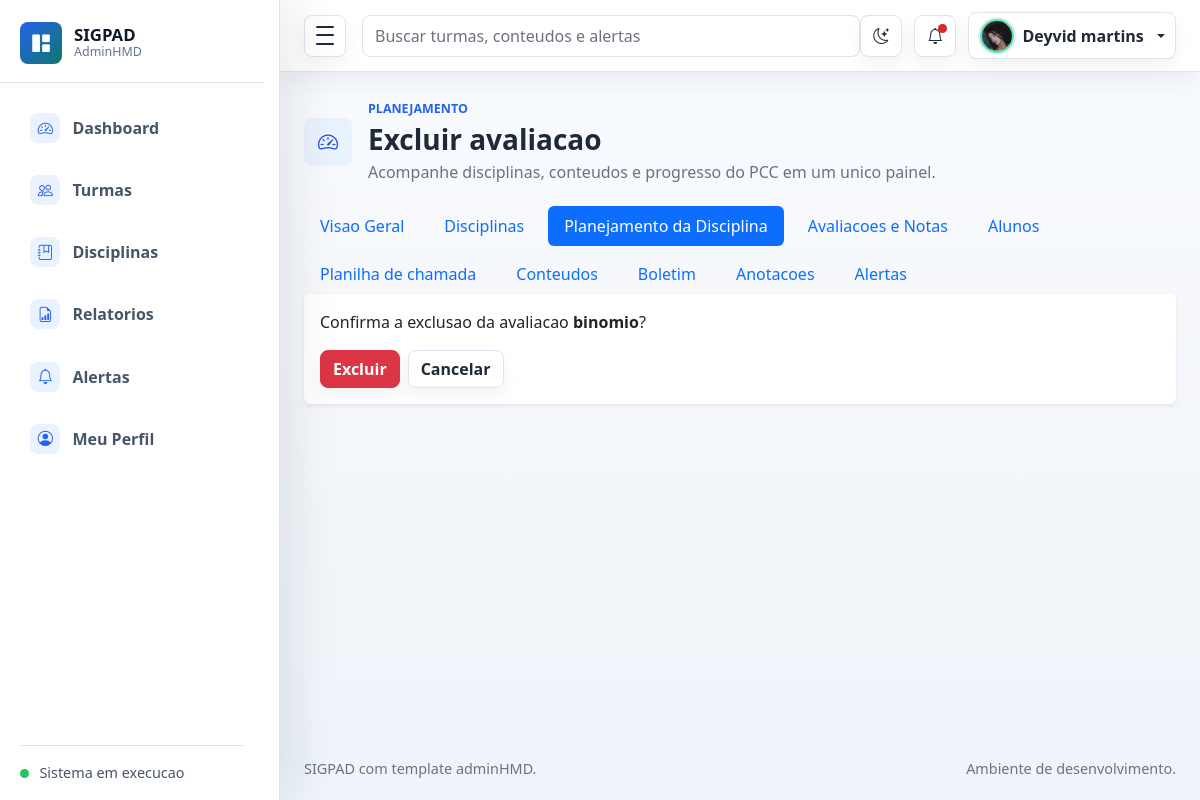
/turmas/3/avaliacoes/deletar/12/ (signed in), run on the app's committed database.
### planejamento/models.py (models this page shows, shortened)
class PerfilUsuario(models.Model):
    usuario = models.OneToOneField(User, verbose_name='usuario', on_delete=models.CASCADE)
    foto = models.ImageField('foto', upload_to='usuarios/fotos/', blank=True, null=True)
    created_at = models.DateTimeField('criado em', auto_now_add=True)
    class Meta:
        verbose_name = 'Perfil de usuario'
        verbose_name_plural = 'Perfis de usuarios'
        ordering = ['usuario__username']

class ProcessoAvaliativo(models.Model):
    STATUS_CHOICES = [
        ('A_REALIZAR', 'A realizar'),
        ('EM_ANDAMENTO', 'Em andamento'),
        ('CORRIGIDA', 'Corrigida'),
        ('FINALIZADA', 'Finalizada'),
    ]
    turma = models.ForeignKey(
        Turma,
        verbose_name='turma',
        on_delete=models.CASCADE,
        related_name='processos_avaliativos',
    )
    disciplina = models.ForeignKey(
        Disciplina,
        verbose_name='disciplina',
        on_delete=models.CASCADE,
        related_name='processos_avaliativos',
    )
    titulo = models.CharField('titulo', max_length=150)
    descricao = models.TextField('conteudo aplicado', blank=True, null=True)
    observacao = models.TextField('observacao', blank=True, null=True)
    tipo = models.CharField('tipo', max_length=100)
    valor_maximo = models.DecimalField('valor maximo', max_digits=5, decimal_places=2)
    tipo_periodo = models.CharField(
        'tipo de periodo',
        max_length=20,
        choices=ConteudoProgramatico.TIPO_PERIODO_CHOICES,
        null=True,
        blank=True,
    )
    periodo = models.CharField(
        'periodo',
        max_length=20,
        choices=ConteudoProgramatico.PERIODO_CHOICES,
        null=True,
        blank=True,
    )
    data_abertura = models.DateField('data de abertura', blank=True, null=True)
    data_fechamento = models.DateField('data de fechamento', blank=True, null=True)
    status = models.CharField('status', max_length=20, choices=STATUS_CHOICES, default='A_REALIZAR')
    arquivo = models.FileField('arquivo', upload_to='atividades/', blank=True, null=True)
    data = models.DateField('data', blank=True, null=True)
    created_at = models.DateTimeField('criado em', auto_now_add=True)
    class Meta:
        verbose_name = 'Processo avaliativo'
        verbose_name_plural = 'Processos avaliativos'
        ordering = ['-data', 'disciplina__nome', 'titulo']

### planejamento/views.py (the view)
# urls.py: path('turmas/<int:turma_id>/avaliacoes/deletar/<int:id>/', views.avaliacao_deletar, name='avaliacao_deletar'),
@login_required
def avaliacao_deletar(request, turma_id, id):
    turma = get_object_or_404(Turma.objects.filter(professor=request.user), id=turma_id)
    avaliacao = get_object_or_404(ProcessoAvaliativo.objects.filter(turma=turma), id=id)
    if request.method == 'POST':
        avaliacao.delete()
        messages.success(request, 'Avaliacao removida com sucesso.')
        return redirect('avaliacao_lista', turma_id=turma.id)
    return render(request, 'avaliacoes/confirmar_exclusao.html', {'turma': turma, 'avaliacao': avaliacao})

### planejamento/context_processors.py (called while the page is built)
def perfil_usuario_logado(request):
    if not request.user.is_authenticated:
        return {'perfil_usuario_logado': None}
    perfil, _ = PerfilUsuario.objects.get_or_create(usuario=request.user)
    alertas = Alerta.objects.filter(usuario=request.user, lido=False)
    return {
        'perfil_usuario_logado': perfil,
        'alertas_nao_lidos_navbar': alertas.count(),
        'alertas_navbar': alertas_gerais_usuario(request.user),
    }

### planejamento/models.py (called while the page is built)
    def get_badge_class(self):
        classes = {
            'INICIO': 'text-bg-primary',
            'ATRASO': 'text-bg-danger',
            'SISTEMA': 'text-bg-warning',
        }
        if self.lido:
            return 'text-bg-secondary'
        return classes.get(self.tipo, 'text-bg-secondary')

    def get_icon_class(self):
        icons = {
            'INICIO': 'bi bi-play-circle',
            'ATRASO': 'bi bi-exclamation-triangle',
            'SISTEMA': 'bi bi-info-circle',
        }
        return icons.get(self.tipo, 'bi bi-bell')

### planejamento/utils.py (called while the page is built)
def _titulo_alerta_geral(turma_nome, tipo):
    titulos = {
        'ATRASO': f'Turma {turma_nome} possui atividade atrasada.',
        'INICIO': f'Turma {turma_nome} possui atividade iniciando em breve.',
        'SISTEMA': f'Turma {turma_nome} possui alerta pendente.',
    }
    return titulos.get(tipo, f'Turma {turma_nome} possui alerta.')

### templates/avaliacoes/confirmar_exclusao.html (shortened to what this page needs)
{% extends 'base.html' %}
{% block page_title %}Excluir avaliacao{% endblock %}
{% block turma_subnav %}
{% include 'turmas/_submenu.html' %}
{% endblock %}
{% block content %}
<div class="card border-0 shadow-sm">
    <div class="card-body">
        <p>Confirma a exclusao da avaliacao <strong>{{ avaliacao.titulo }}</strong>?</p>
        <form method="post" class="d-flex gap-2">
            <button type="submit" class="btn btn-danger">Excluir</button>
            <a href="{% url 'avaliacao_detalhes' turma.id avaliacao.id %}" class="btn btn-outline-secondary">Cancelar</a>
        </form>
    </div>
</div>
{% endblock %}

### templates/base.html (shortened to what this page needs)
{% load static %}
<!doctype html>
<html lang="pt-br">
<head>
    <link rel="stylesheet" href="{% static 'assets/css/bootstrap.min.css' %}">
    <link rel="stylesheet" href="{% static 'assets/vendors/bootstrap-icons/bootstrap-icons.css' %}">
    <link rel="stylesheet" href="{% static 'assets/css/style.css' %}">
</head>
<body>
    <div class="admin-shell">
        <aside class="admin-sidebar" id="adminSidebar" aria-label="Navegacao principal">
            <div class="sidebar-header">
                <a class="brand-mark" href="{% url 'dashboard' %}" aria-label="SIGPAD dashboard">
                    <span class="brand-icon"><i class="bi bi-grid-1x2-fill" aria-hidden="true"></i></span>
                    <span class="brand-copy">
                        <span class="brand-title">SIGPAD</span>
                        <span class="brand-subtitle">AdminHMD</span>
                    </span>
                </a>
            </div>
            <nav class="sidebar-nav">
                <a class="nav-link {% if request.resolver_match.url_name == 'dashboard' %}active{% endif %}" href="{% url 'dashboard' %}" {% if request.resolver_match.url_name == 'dashboard' %}aria-current="page"{% endif %}>
                    <span class="nav-icon"><i class="bi bi-speedometer2" aria-hidden="true"></i></span>
                    <span class="nav-text">Dashboard</span>
                </a>
                <a class="nav-link {% if 'turma' in request.resolver_match.url_name %}active{% endif %}" href="{% url 'turma_lista' %}">
                    <span class="nav-icon"><i class="bi bi-people" aria-hidden="true"></i></span>
                    <span class="nav-text">Turmas</span>
                </a>
                <a class="nav-link {% if 'disciplina' in request.resolver_match.url_name %}active{% endif %}" href="{% url 'disciplina_lista' %}">
                    <span class="nav-icon"><i class="bi bi-journal-bookmark" aria-hidden="true"></i></span>
                    <span class="nav-text">Disciplinas</span>
                </a>
                <a class="nav-link {% if 'relatorio' in request.resolver_match.url_name or 'exportar' in request.resolver_match.url_name %}active{% endif %}" href="{% url 'relatorio_lista' %}">
                    <span class="nav-icon"><i class="bi bi-file-earmark-bar-graph" aria-hidden="true"></i></span>
                    <span class="nav-text">Relatorios</span>
                </a>
                <a class="nav-link {% if 'alerta' in request.resolver_match.url_name %}active{% endif %}" href="{% url 'alerta_lista' %}">
                    <span class="nav-icon"><i class="bi bi-bell" aria-hidden="true"></i></span>
                    <span class="nav-text">Alertas</span>
                </a>
                <a class="nav-link " href="{% url 'perfil_usuario' %}">
                    <span class="nav-icon"><i class="bi bi-person-circle" aria-hidden="true"></i></span>
                    <span class="nav-text">Meu Perfil</span>
                </a>
            </nav>
            <div class="sidebar-footer">
                <span class="status-dot"></span>
                <span class="sidebar-footer-text">Sistema em execucao</span>
            </div>
        </aside>
        <div class="admin-main">
            <nav class="navbar admin-navbar navbar-expand bg-white">
                <div class="container-fluid px-3 px-lg-4">
                    <button class="sidebar-toggle" type="button" data-sidebar-toggle aria-controls="adminSidebar" aria-expanded="true" aria-label="Alternar menu">
                        <span></span>
                        <span></span>
                        <span></span>
                    </button>
                    <form class="d-none d-md-flex ms-3 flex-grow-1" role="search">
                        <input class="form-control search-input" type="search" placeholder="Buscar turmas, conteudos e alertas" aria-label="Buscar">
                    </form>
                    <div class="navbar-actions ms-auto">
                        <button class="icon-button theme-toggle" type="button" data-theme-toggle aria-label="Alternar tema" title="Alternar tema">
                            <i class="bi bi-moon-stars" data-theme-icon aria-hidden="true"></i>
                        </button>
                        <div class="dropdown">
                            <button class="icon-button" type="button" data-bs-toggle="dropdown" aria-expanded="false" aria-label="Notificacoes">
                                {% if alertas_nao_lidos_navbar %}
                                    <span class="notification-dot"></span>
                                {% endif %}
                                <i class="bi bi-bell" aria-hidden="true"></i>
                            </button>
                        </div>
                        <div class="dropdown">
                            <button class="profile-button dropdown-toggle" type="button" data-bs-toggle="dropdown" aria-expanded="false">
                                {% if request.user.is_authenticated and perfil_usuario_logado.foto %}
                                    <img class="avatar-img avatar-sm rounded-circle" src="{{ perfil_usuario_logado.foto.url }}" alt="Foto do usuario">
                                {% else %}
                                    <img class="avatar-img avatar-sm rounded-circle" src="{% static 'assets/images/avatar/avatar.jpg' %}" alt="Foto padrao">
                                {% endif %}
                                <span class="profile-name d-none d-sm-inline">{% if request.user.is_authenticated %}{{ request.user.get_full_name|default:request.user.username }}{% else %}Entrar{% endif %}</span>
                            </button>
                        </div>
                    </div>
                </div>
            </nav>
            <main class="dashboard-content">
                <div class="container-fluid px-3 px-lg-4 py-4">
                    <div class="page-heading">
                        <div class="page-heading-copy">
                            <span class="page-icon">{% block page_icon %}<i class="bi bi-speedometer2" aria-hidden="true"></i>{% endblock %}</span>
                            <div>
                                <p class="eyebrow mb-1">{% block page_eyebrow %}Planejamento{% endblock %}</p>
                                <h1 class="h3 mb-1">{% block page_title %}Dashboard{% endblock %}</h1>
                                <p class="text-muted mb-0">{% block page_subtitle %}Acompanhe disciplinas, conteudos e progresso do PCC em um unico painel.{% endblock %}</p>
                            </div>
                        </div>
                    </div>
                    {% block turma_subnav %}{% endblock %}
                    {% block content %}{% endblock %}
                </div>
            </main>
            <footer class="admin-footer">
                <div class="container-fluid px-3 px-lg-4">
                    <span>SIGPAD com template adminHMD.</span>
                    <span>Ambiente de desenvolvimento.</span>
                </div>
            </footer>
        </div>
    </div>
</body>
</html>

### data on the page
PerfilUsuario: foto (picture)
ProcessoAvaliativo: titulo "binomio"

### other printed values
{{ request.user.get_full_name|default:request.user.username }} "Deyvid martins"
